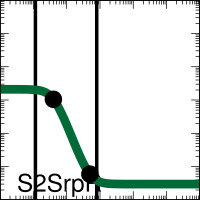

Reproduce this figure in gnuplot.

set output "SimAnnealing_1-alu_A000_xfer_model_S2_SrpR.eps"
set terminal postscript eps enhanced color "Helvetica, 35" size 2,2
set logscale x
set logscale y
set lmargin screen 0.0
set rmargin screen 1.0
set tmargin screen 1.0
set bmargin screen 0.0
set size ratio 1.0
set border linewidth 2
set tics scale 2
set mxtics 10
set mytics 10
set key bottom left
set key samplen -1
set xrange [0.001:1000.0]
set yrange [0.001:1000.0]
set format y "10^{%L}"    
set format x "10^{%L}"    
set format x ""    
set xlabel '01000100'
set arrow from 0.011544379516870009,0.001 to 0.011544379516870009,1000.0 nohead lw 10 lt 2 lc rgb '#000000'
set arrow from 0.8012996882935028,0.001 to 0.8012996882935028,1000.0 nohead lw 10 lt 2 lc rgb '#000000'
ymin = 0.003
ymax = 2.1
K = 0.04
n = 2.6
set dummy x

plot ymin+(ymax-ymin)/(1.0+(x/K)**n) lw 25 lc rgb '#006838' title 'S2SrpR',\
 "<echo '1 2'" using (0.040044043):(1.0500000063963981)  with points pt 7 ps 4 lc rgb 'black' notitle,\
 "<echo '1 2'" using (0.49642145):(0.005999999994950898)  with points pt 7 ps 4 lc rgb 'black' notitle
